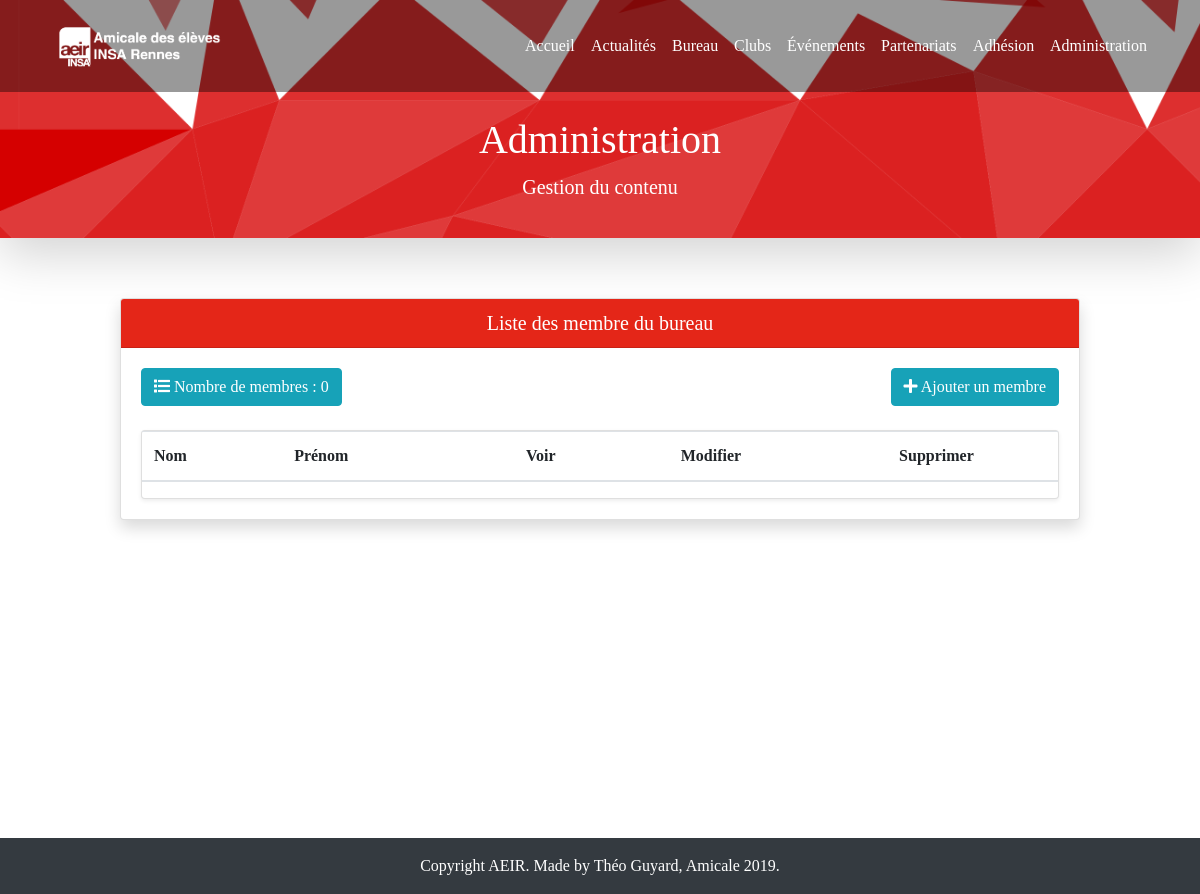
Before: /administration/team_list (signed in) with the older database file.
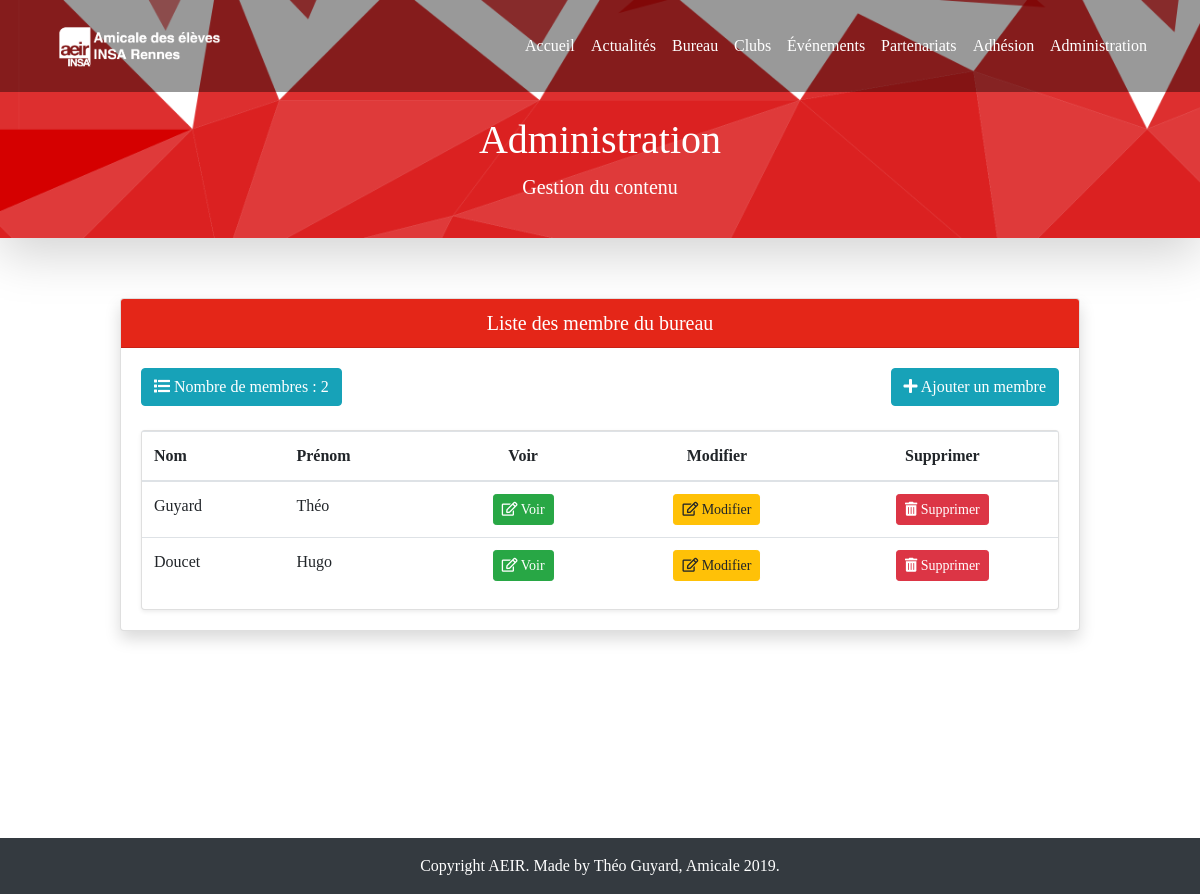
After: the same page with the newer database file.
### content/models.py (models this page shows, shortened)
class TeamMember(models.Model):
    first_name = models.CharField(max_length=200)
    last_name = models.CharField(max_length=200)
    picture = StdImageField(
        upload_to="team_member",
        validators=[MinSizeValidator(230, 300)],
        variations={"thumbnail": {"width": 230, "height": 292, "crop": True}},
        default=None,
    )
    post = models.CharField(max_length=200, choices=POST)
    mail = models.EmailField()

### administration/views.py (the view, shortened to what this page needs)
# urls.py: path("team_list", views.AdministrationTeamListView.as_view(), name="team_list"),
class AdministrationTeamListView(UserPassesTestMixin, LoginRequiredMixin, ListView):
    login_url = "administration_login"
    template_name = "administration/team_list.html"
    model = TeamMember
    paginate_by = 50
    def get_context_data(self, **kwargs):
        context = super().get_context_data(**kwargs)
        context["page_title"] = "Administration"
        context["page_subtitle"] = "Gestion du contenu"
        context["number"] = len(self.get_queryset())
        return context
    def get_queryset(self):
        return TeamMember.objects.all()
    def test_func(self):
        return self.request.user.groups.filter(name="Content management").exists()

### templates/administration/team_list.html (shortened to what this page needs)
{% extends 'base.html' %}
{% block content %}
<div class="card shadow">
    <h5 class="card-header bg-primary text-white text-center">Liste des membre du bureau</h5>
    <div class="card-body">
        <div class="row">
            <div class="col-md-6">
                <div class="btn btn-info float-left"><i class="fas fa-list"></i> Nombre de membres : {{ number }}</div>
            </div>
            <div class="col-md-6">
                <a href="{% url 'team_create' %}" class="btn btn-info float-right"><i class="fas fa-plus"></i> Ajouter un membre</a>
            </div>
        </div>
        <div class="row">
            <div class="col-12 mt-4">
                <div class="card shadow-sm">
                    <form method="post">
                        <table class="table table-hover">
                            <thead>
                                <tr>
                                <th scope="col">Nom</th>
                                <th scope="col">Prénom</th>
                                <th scope="col" class="text-center">Voir</th>
                                <th scope="col" class="text-center">Modifier</th>
                                <th scope="col" class="text-center">Supprimer</th>
                                </tr>
                            </thead>
                            <tbody>
                                {% if object_list %}
                                    {% for obj in object_list %}
                                        <tr>
                                        <td>{{ obj.first_name }}</td>
                                        <td>{{ obj.last_name }}</td>
                                        <td class="text-center"><a class="btn btn-sm btn-success" href="{% url 'team_detail' obj.pk %}"><i class="far fa-edit"></i> Voir</a></td>
                                        <td class="text-center"><a class="btn btn-sm btn-warning" href="{% url 'team_update' obj.pk %}"><i class="far fa-edit"></i> Modifier</a></td>
                                        <td class="text-center"><a class="btn btn-sm btn-danger" href="{% url 'team_delete' obj.id %}"><i class="fas fa-trash-alt"></i> Supprimer</a></td>
                                        </tr>
                                    {% endfor %}
                                {% endif %}
                            </tbody>
                        </table>
                    </form>
                </div>
            </div>
        </div>
    </div>
</div>
{% endblock %}

Changed rows visible on the page:
added TeamMember: first_name "Guyard", last_name "Théo"
added TeamMember: first_name "Doucet", last_name "Hugo"
Other visible differences:
{{ number }}: "0" → "2"
